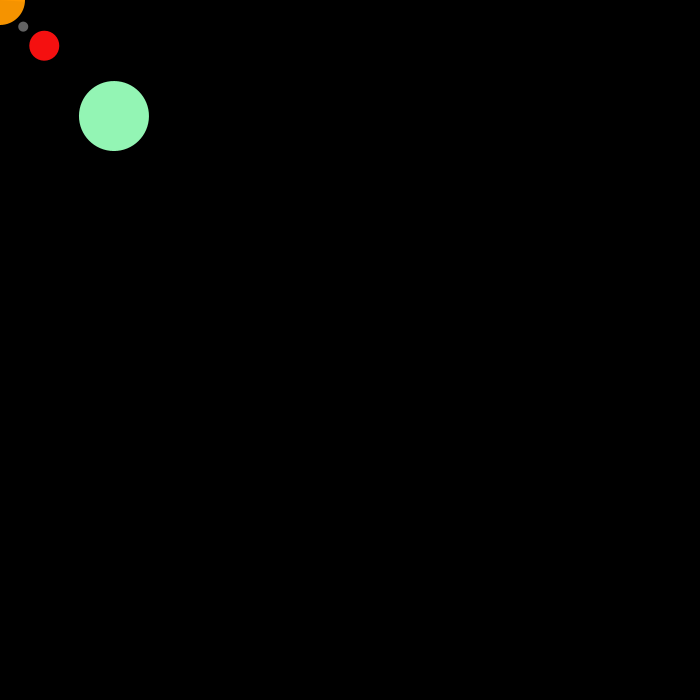
Frame 1 (no input)
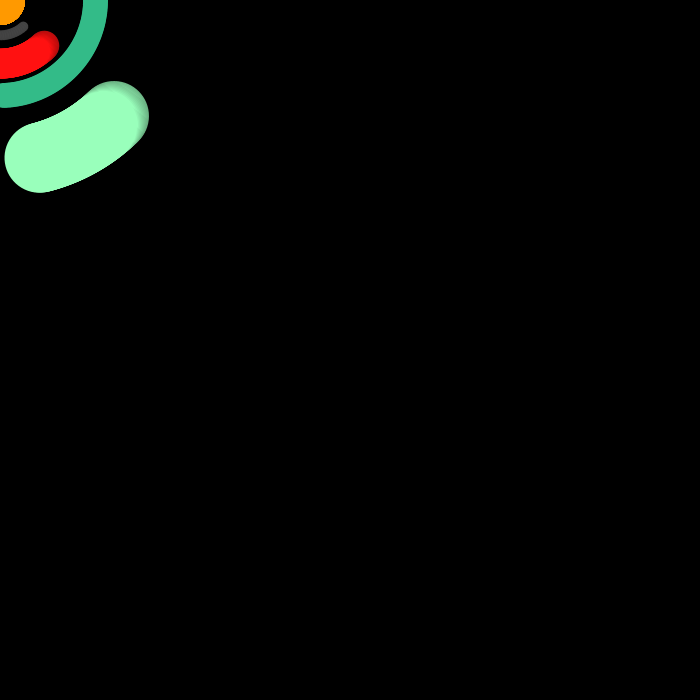
Frame 60 (the mouse pressed at the canvas centre just before this capture)
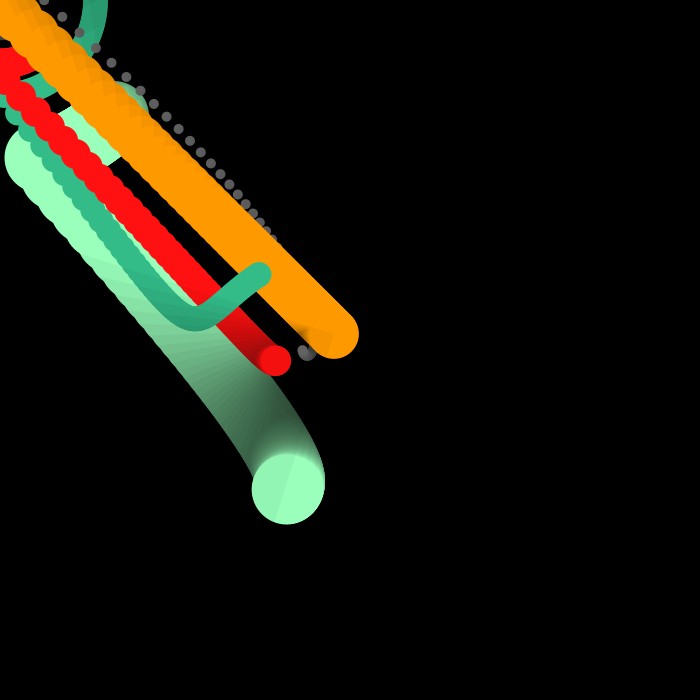
Frame 120 (the mouse held since frame 60 and released just before this capture)

The Processing sketch that drew these frames (run headless with seeded random() and noise(); from frame 60 on, the mouse is pressed at the canvas centre):

// Processing sketch: planets
// ── planets.pde
float x;
float y;
float easing = 0.05;

void setup() {
  background(#000000);
  size(700, 700);
}

void draw() { 

  noStroke();

  float targetX = mouseX;
  float dx = targetX - x;
  if (abs(dx) > 1) {
    x += dx * easing;
  }

  float targetY = mouseY;
  float dy = targetY - y;
  if (abs(dy) > 1) {
    y += dy * easing;
  }
//sun
  fill(#ff9900);
  ellipse(x, y, 50, 50);
//planet 4
  translate(x, y);
  rotate(frameCount * 0.009);
  fill(#99ffbb);
  ellipse(115, 115, 70, 70);
//planet 1
  rotate(frameCount * 0.007);
  fill(#ff1111);
  ellipse(45, 45, 30, 30);
//planet 2
  rotate(frameCount * 0.022);
  fill(#33bb88);
  ellipse(70, -65, 25, 25);
//planet 3
  rotate(frameCount * 0.03);
  fill(#666666);
  ellipse(25, 25, 10, 10);
  
  fill(#000000, 10);
  rect(0, 0, width, height);
  fill(0);
}
